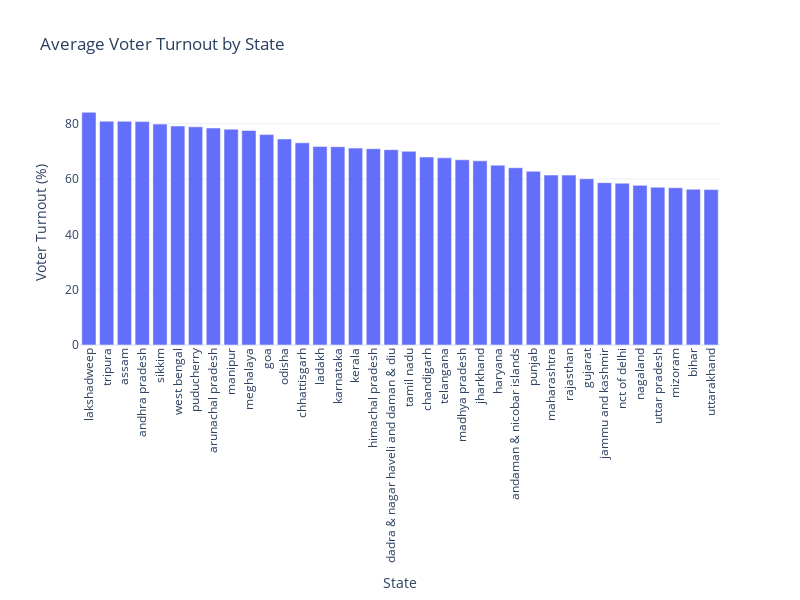

Write notebook code for a chart like this one.
### Markdown cell above
#### Now, let’s have a look at the average voter turnout by state:

### Code cell
state_voter_turnout = merged_data.groupby('State')['Polled (%)'].mean().reset_index()

fig = px.bar(state_voter_turnout, x='State', y='Polled (%)',
             labels={'State': 'State', 'Polled (%)': 'Voter Turnout (%)'},
             title='Average Voter Turnout by State')

fig.update_layout(xaxis={'categoryorder': 'total descending'},
                  xaxis_tickangle=-90,
                  width=800,
                  height=600)

fig.show()

### Figure 1 — Plotly figure (JSON) as saved in the notebook; plotly's stock layout.template omitted (floating-point values rounded to 4 significant figures)
{"data": [{"alignmentgroup": "True", "hovertemplate": "State=%{x}<br>Voter Turnout (%)=%{y}<extra></extra>", "legendgroup": "", "marker": {"color": "#636efa", "pattern": {"shape": ""}}, "name": "", "offsetgroup": "", "orientation": "v", "showlegend": false, "textposition": "auto", "type": "bar", "x": ["andaman & nicobar islands", "andhra pradesh", "arunachal pradesh", "assam", "bihar", "chandigarh", "chhattisgarh", "dadra & nagar haveli and\ndaman & diu", "goa", "gujarat", "haryana", "himachal pradesh", "jammu and kashmir", "jharkhand", "karnataka", "kerala", "ladakh", "lakshadweep", "madhya pradesh", "maharashtra", "manipur", "meghalaya", "mizoram", "nagaland", "nct of delhi", "odisha", "puducherry", "punjab", "rajasthan", "sikkim", "tamil nadu", "telangana", "tripura", "uttar pradesh", "uttarakhand", "west bengal"], "xaxis": "x", "y": [64.1, 80.77, 78.45, 80.88, 56.33, 67.98, 73.11, 70.64, 76.08, 60.14, 65.02, 70.97, 58.7, 66.61, 71.71, 71.19, 71.82, 84.16, 66.97, 61.46, 78.03, 77.58, 56.87, 57.72, 58.5, 74.51, 78.9, 62.8, 61.43, 79.88, 70.04, 67.66, 80.92, 57.05, 56.18, 79.19], "yaxis": "y"}], "layout": {"barmode": "relative", "height": 600, "legend": {"tracegroupgap": 0}, "title": {"text": "Average Voter Turnout by State"}, "width": 800, "xaxis": {"anchor": "y", "autorange": true, "categoryorder": "total descending", "domain": [0, 1], "range": [-0.5, 35.5], "tickangle": -90, "title": {"text": "State"}, "type": "category"}, "yaxis": {"anchor": "x", "autorange": true, "domain": [0, 1], "range": [0, 88.59], "title": {"text": "Voter Turnout (%)"}, "type": "linear"}}}
